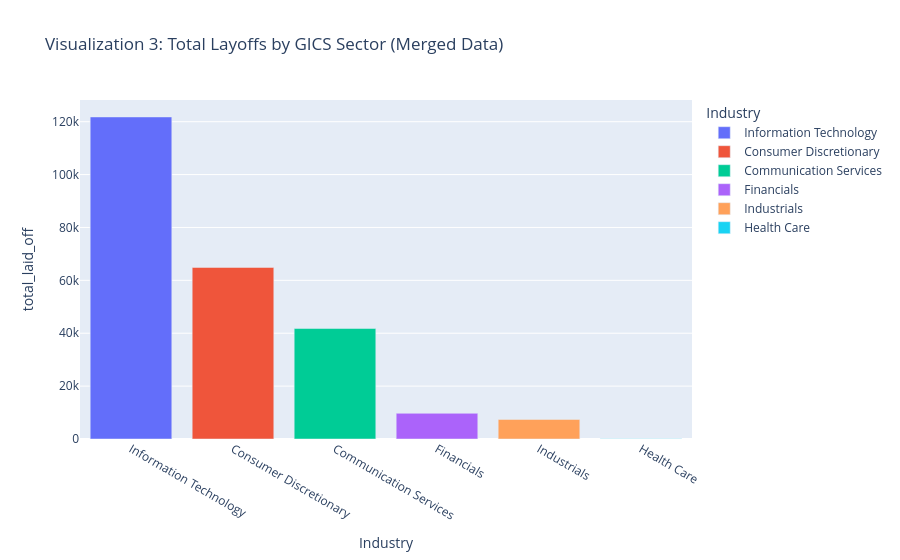

Source (notebook cell):
### Markdown cell above
## Visualization 3: Impact of Layoffs by Industry

### Code cell
# --- VISUALIZATION 3: Multi-Source (Layoffs + Wiki) ---
# Goal: Analyze impact by industry (Sector).
industry_impact = viz_df.groupby('Industry')['total_laid_off'].sum().sort_values(ascending=False).reset_index()

fig3 = px.bar(industry_impact, 
              x='Industry', 
              y='total_laid_off', 
              title='Visualization 3: Total Layoffs by GICS Sector (Merged Data)',
              color='Industry')
fig3.show()

### Figure 1 — Plotly figure (JSON) as saved in the notebook; plotly's stock layout.template omitted (floating-point values rounded to 4 significant figures)
{"data": [{"hovertemplate": "Industry=%{x}<br>total_laid_off=%{y}<extra></extra>", "legendgroup": "Information Technology", "marker": {"color": "#636efa", "pattern": {"shape": ""}}, "name": "Information Technology", "orientation": "v", "showlegend": true, "textposition": "auto", "type": "bar", "x": ["Information Technology"], "xaxis": "x", "y": [121800.0], "yaxis": "y"}, {"hovertemplate": "Industry=%{x}<br>total_laid_off=%{y}<extra></extra>", "legendgroup": "Consumer Discretionary", "marker": {"color": "#EF553B", "pattern": {"shape": ""}}, "name": "Consumer Discretionary", "orientation": "v", "showlegend": true, "textposition": "auto", "type": "bar", "x": ["Consumer Discretionary"], "xaxis": "x", "y": [64880.0], "yaxis": "y"}, {"hovertemplate": "Industry=%{x}<br>total_laid_off=%{y}<extra></extra>", "legendgroup": "Communication Services", "marker": {"color": "#00cc96", "pattern": {"shape": ""}}, "name": "Communication Services", "orientation": "v", "showlegend": true, "textposition": "auto", "type": "bar", "x": ["Communication Services"], "xaxis": "x", "y": [41780.0], "yaxis": "y"}, {"hovertemplate": "Industry=%{x}<br>total_laid_off=%{y}<extra></extra>", "legendgroup": "Financials", "marker": {"color": "#ab63fa", "pattern": {"shape": ""}}, "name": "Financials", "orientation": "v", "showlegend": true, "textposition": "auto", "type": "bar", "x": ["Financials"], "xaxis": "x", "y": [9724.0], "yaxis": "y"}, {"hovertemplate": "Industry=%{x}<br>total_laid_off=%{y}<extra></extra>", "legendgroup": "Industrials", "marker": {"color": "#FFA15A", "pattern": {"shape": ""}}, "name": "Industrials", "orientation": "v", "showlegend": true, "textposition": "auto", "type": "bar", "x": ["Industrials"], "xaxis": "x", "y": [7400.0], "yaxis": "y"}, {"hovertemplate": "Industry=%{x}<br>total_laid_off=%{y}<extra></extra>", "legendgroup": "Health Care", "marker": {"color": "#19d3f3", "pattern": {"shape": ""}}, "name": "Health Care", "orientation": "v", "showlegend": true, "textposition": "auto", "type": "bar", "x": ["Health Care"], "xaxis": "x", "y": [119.0], "yaxis": "y"}], "layout": {"barmode": "relative", "legend": {"title": {"text": "Industry"}, "tracegroupgap": 0}, "title": {"text": "Visualization 3: Total Layoffs by GICS Sector (Merged Data)"}, "xaxis": {"anchor": "y", "categoryarray": ["Information Technology", "Consumer Discretionary", "Communication Services", "Financials", "Industrials", "Health Care"], "categoryorder": "array", "domain": [0, 1], "title": {"text": "Industry"}}, "yaxis": {"anchor": "x", "domain": [0, 1], "title": {"text": "total_laid_off"}}}}
